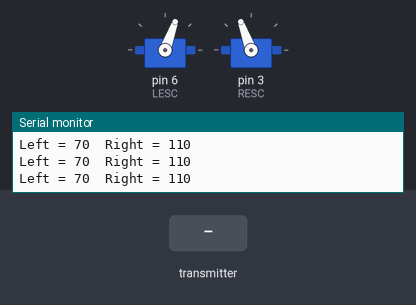
This sketch was run on a simulated Arduino Uno, built with avr-gcc and run on an emulated ATmega328P. Parts: 2 × servo, the last lines printed to the serial monitor. Inputs (shaded band) come from the test bench. No radio packets arrive unless stated.

Above: at 1.2 s.
1.3 s: the transmitter starts sending d.1 = 1023
At 1.6 s:
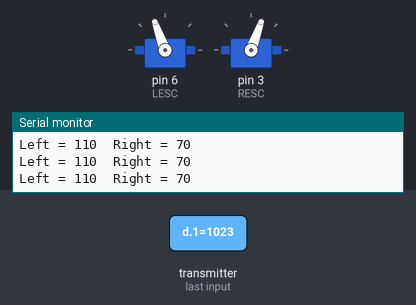
2.8 s: the transmitter starts sending d.1 = 512
At 4.0 s:
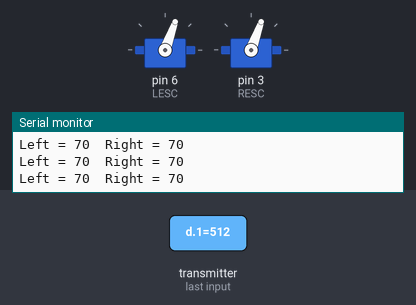
4.3 s: the transmitter starts sending d.0 = 1023
At 5.5 s:
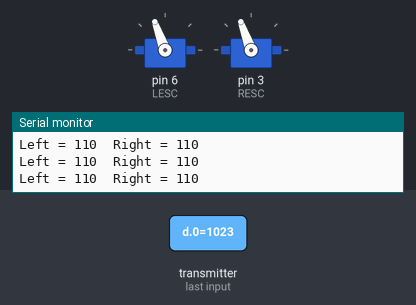
5.8 s: the transmitter starts sending d.0 = 256
At 6.7 s:
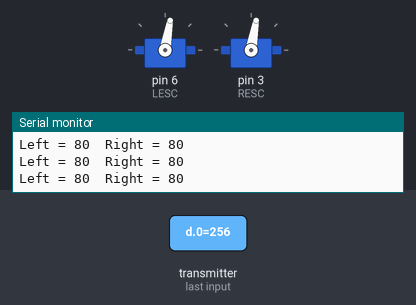
7.3 s: the transmitter starts sending d.0 = 0
At 8.2 s:
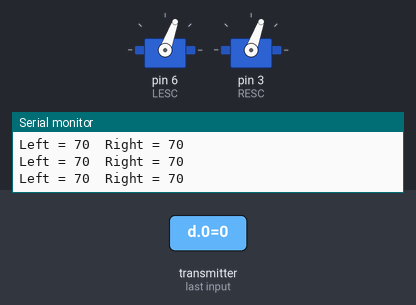
8.8 s: the transmitter starts sending d.1 = 0
At 9.8 s:
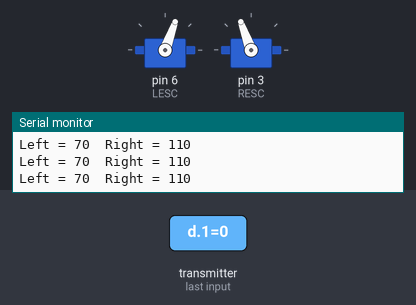
Timing chart, 0 to 11.3 s (numbered marks = the images above; inputs shaded):
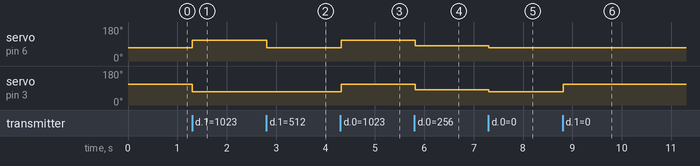

The sketch:

Brushless_Car_Code.ino
```cpp
#include <SPI.h>
#include <nRF24L01.h>
#include <RF24.h>
#include <Servo.h>
#include <String.h>
#include <stdlib.h>
int max=110;
int min=70;

RF24 radio(8,7); // CE, CSN
const byte address[6] = "15042";
char receivedData[32] = "";
int  xAxis, yAxis;
int motorSpeedA = 0;
int motorSpeedB = 0;
int joystick[2];
Servo LESC;
Servo RESC;

String data,xD,yD;
int x,y;
int d[2];

void setup() {
Serial.begin(9600);
  LESC.attach(6,1000,2000);
  RESC.attach(3,1000,2000);

  radio.begin();
  radio.openReadingPipe(0, address);
  radio.setPALevel(RF24_PA_MIN);
  radio.startListening();
}
void loop() {

  if (radio.available()) {   // If the NRF240L01 module received data

    radio.read(d, sizeof(d));
    xAxis=d[1];
    yAxis=d[0];
    /*xD = data.substring(0, 4);
    yD = data.substring(4, 8);
    x=xD.toInt();
    y=yD.toInt();

    // Print received values
    Serial.println(data);*/
    /*Serial.print("Received Analog 1: ");
    Serial.print(d[0]);
    Serial.print("\t Received Analog 2: ");
    Serial.println(d[1]);*/

  }
  else{
    LESC.write(90);
    RESC.write(90);
  }

  if(yAxis<470 || yAxis>550){
    motorSpeedA=map(yAxis,0,1023,min,max);
    motorSpeedB=map(yAxis,0,1023,min,max);

  }
  else {
    motorSpeedA = 90;
    motorSpeedB = 90;
  }
  if(xAxis<470){
    int xMapped = map(xAxis, 0, 512, 90, min);
    motorSpeedA = motorSpeedA - xMapped;
    motorSpeedB = motorSpeedB + xMapped;
  }
  else if(xAxis>550){
    int xMapped = map(xAxis, 1023, 512, 90, min);
    motorSpeedA = motorSpeedA + xMapped;
    motorSpeedB = motorSpeedB - xMapped;
  }
  //limiting
  if(motorSpeedA>max){motorSpeedA=max;}
  if(motorSpeedA<min){motorSpeedA=min;}
  if(motorSpeedB>max){motorSpeedB=max;}
  if(motorSpeedB<min){motorSpeedB=min;}

  /*if(motorSpeedA>=90 && motorSpeedA<=120){motorSpeedA=90;}//91 to 120
  else if(motorSpeedA>120 && motorSpeedA<=150){motorSpeedA=150;}//121 to 150
  else if(motorSpeedA>150 && motorSpeedA<=180){motorSpeedA=180;}//151 to 180

  else if(motorSpeedA>60 && motorSpeedA<90){motorSpeedA=60;}//61 to 90
  else if(motorSpeedA>30 && motorSpeedA<=60){motorSpeedA=30;}//31 to 60
  else if(motorSpeedA>=0 && motorSpeedA<=30){motorSpeedA=0;}//0 to 30

  if(motorSpeedB>=90 && motorSpeedB<=120){motorSpeedB=90;}//91 to 120
  else if(motorSpeedB>120 && motorSpeedB<=150){motorSpeedB=150;}//121 to 150
  else if(motorSpeedB>150 && motorSpeedB<=180){motorSpeedB=180;}//151 to 180

  else if(motorSpeedB>60 && motorSpeedB<90){motorSpeedB=60;}//61 to 90
  else if(motorSpeedB>30 && motorSpeedB<=60){motorSpeedB=30;}//31 to 60
  else if(motorSpeedB>=0 && motorSpeedB<=30){motorSpeedB=0;}//0 to 30*/
  RESC.write(motorSpeedB);
  LESC.write(motorSpeedA);
  Serial.print("Left = ");
  Serial.print(motorSpeedA);
  Serial.print("\t");

  Serial.print("Right = ");
  Serial.println(motorSpeedB);
}
```

Measured:
- after the input at 1.3 s, servo on pin 6 (LESC): 70° → 110° at once; servo on pin 3 (RESC): 110° → 70° at once
- after the input at 2.8 s, servo on pin 6 (LESC): 110° → 70° at once
- after the input at 4.3 s, servo on pin 6 (LESC), servo on pin 3 (RESC): 70° → 110° at once
- after the input at 5.8 s, servo on pin 6 (LESC), servo on pin 3 (RESC): 110° → 80° at once
- after the input at 7.3 s, servo on pin 6 (LESC), servo on pin 3 (RESC): 80° → 70° at once
- after the input at 8.8 s, servo on pin 3 (RESC): 70° → 110° at once
